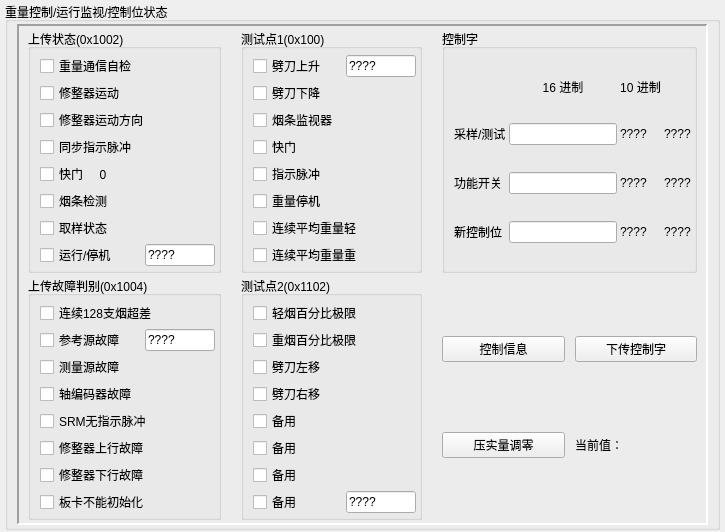
          <widget class="QWidget" name="page_4">
           <layout class="QVBoxLayout" name="verticalLayout_90">
            <property name="spacing">
             <number>6</number>
            </property>
            <property name="leftMargin">
             <number>5</number>
            </property>
            <property name="topMargin">
             <number>2</number>
            </property>
            <property name="rightMargin">
             <number>5</number>
            </property>
            <property name="bottomMargin">
             <number>2</number>
            </property>
            <item>
             <widget class="QGroupBox" name="groupBox_42">
              <property name="title">
               <string>重量控制/运行监视/控制位状态</string>
              </property>
              <layout class="QVBoxLayout" name="verticalLayout_91">
               <property name="topMargin">
                <number>2</number>
               </property>
               <property name="bottomMargin">
                <number>2</number>
               </property>
               <item>
                <widget class="QFrame" name="frameKZW">
                 <property name="frameShape">
                  <enum>QFrame::Panel</enum>
                 </property>
                 <property name="frameShadow">
                  <enum>QFrame::Sunken</enum>
                 </property>
                 <property name="lineWidth">
                  <number>2</number>
                 </property>
                 <layout class="QGridLayout" name="gridLayout_15">
                  <property name="topMargin">
                   <number>3</number>
                  </property>
                  <property name="bottomMargin">
                   <number>3</number>
                  </property>
                  <property name="horizontalSpacing">
                   <number>20</number>
                  </property>
                  <property name="verticalSpacing">
                   <number>3</number>
                  </property>
                  <item row="0" column="0">
                   <widget class="QGroupBox" name="groupBox_43">
                    <property name="title">
                     <string>上传状态(0x1002)</string>
                    </property>
                    <layout class="QVBoxLayout" name="verticalLayout_92">
                     <property name="spacing">
                      <number>3</number>
                     </property>
                     <property name="leftMargin">
                      <number>9</number>
                     </property>
                     <property name="topMargin">
                      <number>5</number>
                     </property>
                     <property name="rightMargin">
                      <number>3</number>
                     </property>
                     <property name="bottomMargin">
                      <number>3</number>
                     </property>
                     <item>
                      <widget class="QCheckBox" name="checkBox_46">
                       <property name="focusPolicy">
                        <enum>Qt::NoFocus</enum>
                       </property>
                       <property name="text">
                        <string>重量通信自检</string>
                       </property>
                      </widget>
                     </item>
                     <item>
                      <widget class="QCheckBox" name="checkBox_64">
                       <property name="focusPolicy">
                        <enum>Qt::NoFocus</enum>
                       </property>
                       <property name="text">
                        <string>修整器运动</string>
                       </property>
                      </widget>
                     </item>
                     <item>
                      <widget class="QCheckBox" name="checkBox_65">
                       <property name="focusPolicy">
                        <enum>Qt::NoFocus</enum>
                       </property>
                       <property name="text">
                        <string>修整器运动方向</string>
                       </property>
                      </widget>
                     </item>
                     <item>
                      <widget class="QCheckBox" name="checkBox_72">
                       <property name="focusPolicy">
                        <enum>Qt::NoFocus</enum>
                       </property>
                       <property name="text">
                        <string>同步指示脉冲</string>
                       </property>
                      </widget>
                     </item>
                     <item>
                      <widget class="QCheckBox" name="checkBox_73">
                       <property name="focusPolicy">
                        <enum>Qt::NoFocus</enum>
                       </property>
                       <property name="text">
                        <string>快门     0</string>
                       </property>
                      </widget>
                     </item>
                     <item>
                      <widget class="QCheckBox" name="checkBox_75">
                       <property name="focusPolicy">
                        <enum>Qt::NoFocus</enum>
                       </property>
                       <property name="text">
                        <string>烟条检测</string>
                       </property>
                      </widget>
                     </item>
                     <item>
                      <widget class="QCheckBox" name="checkBox_76">
                       <property name="focusPolicy">
                        <enum>Qt::NoFocus</enum>
                       </property>
                       <property name="text">
                        <string>取样状态</string>
                       </property>
                      </widget>
                     </item>
                     <item>
                      <layout class="QHBoxLayout" name="horizontalLayout_65">
                       <property name="spacing">
                        <number>20</number>
                       </property>
                       <item>
                        <widget class="QCheckBox" name="checkBox_79">
                         <property name="focusPolicy">
                          <enum>Qt::NoFocus</enum>
                         </property>
                         <property name="text">
                          <string>运行/停机</string>
                         </property>
                        </widget>
                       </item>
                       <item>
                        <widget class="QLineEdit" name="le1">
                         <property name="sizePolicy">
                          <sizepolicy hsizetype="Preferred" vsizetype="Fixed">
                           <horstretch>0</horstretch>
                           <verstretch>0</verstretch>
                          </sizepolicy>
                         </property>
                         <property name="minimumSize">
                          <size>
                           <width>70</width>
                           <height>0</height>
                          </size>
                         </property>
                         <property name="maximumSize">
                          <size>
                           <width>70</width>
                           <height>16777215</height>
                          </size>
                         </property>
                         <property name="text">
                          <string>????</string>
                         </property>
                        </widget>
                       </item>
                      </layout>
                     </item>
                    </layout>
                   </widget>
                  </item>
                  <item row="0" column="1">
                   <widget class="QGroupBox" name="groupBox_44">
                    <property name="title">
                     <string>测试点1(0x100)</string>
                    </property>
                    <layout class="QVBoxLayout" name="verticalLayout_94">
                     <property name="spacing">
                      <number>3</number>
                     </property>
                     <property name="leftMargin">
                      <number>9</number>
                     </property>
                     <property name="topMargin">
                      <number>5</number>
                     </property>
                     <property name="rightMargin">
                      <number>3</number>
                     </property>
                     <property name="bottomMargin">
                      <number>3</number>
                     </property>
                     <item>
                      <layout class="QHBoxLayout" name="horizontalLayout_67">
                       <property name="spacing">
                        <number>20</number>
                       </property>
                       <item>
                        <widget class="QCheckBox" name="checkBox_80">
                         <property name="focusPolicy">
                          <enum>Qt::NoFocus</enum>
                         </property>
                         <property name="text">
                          <string>劈刀上升</string>
                         </property>
                        </widget>
                       </item>
                       <item>
                        <widget class="QLineEdit" name="le3">
                         <property name="sizePolicy">
                          <sizepolicy hsizetype="Fixed" vsizetype="Fixed">
                           <horstretch>0</horstretch>
                           <verstretch>0</verstretch>
                          </sizepolicy>
                         </property>
                         <property name="minimumSize">
                          <size>
                           <width>70</width>
                           <height>0</height>
                          </size>
                         </property>
                         <property name="maximumSize">
                          <size>
                           <width>70</width>
                           <height>16777215</height>
                          </size>
                         </property>
                         <property name="text">
                          <string>????</string>
                         </property>
                        </widget>
                       </item>
                      </layout>
                     </item>
                     <item>
                      <widget class="QCheckBox" name="checkBox_81">
                       <property name="focusPolicy">
                        <enum>Qt::NoFocus</enum>
                       </property>
                       <property name="text">
                        <string>劈刀下降</string>
                       </property>
                      </widget>
                     </item>
                     <item>
                      <widget class="QCheckBox" name="checkBox_82">
                       <property name="focusPolicy">
                        <enum>Qt::NoFocus</enum>
                       </property>
                       <property name="text">
                        <string>烟条监视器</string>
                       </property>
                      </widget>
                     </item>
                     <item>
                      <widget class="QCheckBox" name="checkBox_83">
                       <property name="focusPolicy">
                        <enum>Qt::NoFocus</enum>
                       </property>
                       <property name="text">
                        <string>快门</string>
                       </property>
                      </widget>
                     </item>
                     <item>
                      <widget class="QCheckBox" name="checkBox_84">
                       <property name="focusPolicy">
                        <enum>Qt::NoFocus</enum>
                       </property>
                       <property name="text">
                        <string>指示脉冲</string>
                       </property>
                      </widget>
                     </item>
                     <item>
                      <widget class="QCheckBox" name="checkBox_85">
                       <property name="focusPolicy">
                        <enum>Qt::NoFocus</enum>
                       </property>
                       <property name="text">
                        <string>重量停机</string>
                       </property>
                      </widget>
                     </item>
                     <item>
                      <widget class="QCheckBox" name="checkBox_86">
                       <property name="focusPolicy">
                        <enum>Qt::NoFocus</enum>
                       </property>
                       <property name="text">
                        <string>连续平均重量轻</string>
                       </property>
                      </widget>
                     </item>
                     <item>
                      <widget class="QCheckBox" name="checkBox_87">
                       <property name="focusPolicy">
                        <enum>Qt::NoFocus</enum>
                       </property>
                       <property name="text">
                        <string>连续平均重量重</string>
                       </property>
                      </widget>
                     </item>
                    </layout>
                   </widget>
                  </item>
                  <item row="0" column="2">
                   <widget class="QGroupBox" name="groupBox_47">
                    <property name="title">
                     <string>控制字</string>
                    </property>
                    <layout class="QGridLayout" name="gridLayout_17">
                     <property name="leftMargin">
                      <number>9</number>
                     </property>
                     <property name="topMargin">
                      <number>5</number>
                     </property>
                     <property name="rightMargin">
                      <number>3</number>
                     </property>
                     <property name="bottomMargin">
                      <number>3</number>
                     </property>
                     <property name="spacing">
                      <number>3</number>
                     </property>
                     <item row="0" column="1">
                      <widget class="QLabel" name="label_126">
                       <property name="sizePolicy">
                        <sizepolicy hsizetype="Preferred" vsizetype="Fixed">
                         <horstretch>0</horstretch>
                         <verstretch>0</verstretch>
                        </sizepolicy>
                       </property>
                       <property name="text">
                        <string>16 进制</string>
                       </property>
                       <property name="alignment">
                        <set>Qt::AlignCenter</set>
                       </property>
                      </widget>
                     </item>
                     <item row="0" column="2">
                      <widget class="QLabel" name="label_127">
                       <property name="text">
                        <string>10 进制</string>
                       </property>
                       <property name="alignment">
                        <set>Qt::AlignCenter</set>
                       </property>
                      </widget>
                     </item>
                     <item row="1" column="0">
                      <widget class="QLabel" name="label_128">
                       <property name="text">
                        <string>采样/测试</string>
                       </property>
                      </widget>
                     </item>
                     <item row="1" column="1">
                      <widget class="QLineEdit" name="le5"/>
                     </item>
                     <item row="1" column="2">
                      <widget class="QLabel" name="label1">
                       <property name="text">
                        <string>????</string>
                       </property>
                      </widget>
                     </item>
                     <item row="1" column="3">
                      <widget class="QLabel" name="label2">
                       <property name="text">
                        <string>????</string>
                       </property>
                      </widget>
                     </item>
                     <item row="2" column="0">
                      <widget class="QLabel" name="label_133">
                       <property name="text">
                        <string>功能开关</string>
                       </property>
                      </widget>
                     </item>
                     <item row="2" column="1">
                      <widget class="QLineEdit" name="le6"/>
                     </item>
                     <item row="2" column="2">
                      <widget class="QLabel" name="label3">
                       <property name="text">
                        <string>????</string>
                       </property>
                      </widget>
                     </item>
                     <item row="2" column="3">
                      <widget class="QLabel" name="label4">
                       <property name="text">
                        <string>????</string>
                       </property>
                      </widget>
                     </item>
                     <item row="3" column="0">
                      <widget class="QLabel" name="label_134">
                       <property name="text">
                        <string>新控制位</string>
                       </property>
                      </widget>
                     </item>
                     <item row="3" column="1">
                      <widget class="QLineEdit" name="le7"/>
                     </item>
                     <item row="3" column="2">
                      <widget class="QLabel" name="label5">
                       <property name="text">
                        <string>????</string>
                       </property>
                      </widget>
                     </item>
                     <item row="3" column="3">
                      <widget class="QLabel" name="label6">
                       <property name="text">
                        <string>????</string>
                       </property>
                      </widget>
                     </item>
                    </layout>
                   </widget>
                  </item>
                  <item row="1" column="0">
                   <widget class="QGroupBox" name="groupBox_45">
                    <property name="title">
                     <string>上传故障判别(0x1004)</string>
                    </property>
                    <layout class="QVBoxLayout" name="verticalLayout_93">
                     <property name="spacing">
                      <number>3</number>
                     </property>
                     <property name="leftMargin">
                      <number>9</number>
                     </property>
                     <property name="topMargin">
                      <number>5</number>
                     </property>
                     <property name="rightMargin">
                      <number>3</number>
                     </property>
                     <property name="bottomMargin">
                      <number>3</number>
                     </property>
                     <item>
                      <widget class="QCheckBox" name="checkBox_88">
                       <property name="focusPolicy">
                        <enum>Qt::NoFocus</enum>
                       </property>
                       <property name="text">
                        <string>连续128支烟超差</string>
                       </property>
                      </widget>
                     </item>
                     <item>
                      <layout class="QHBoxLayout" name="horizontalLayout_66">
                       <property name="spacing">
                        <number>20</number>
                       </property>
                       <item>
                        <widget class="QCheckBox" name="checkBox_89">
                         <property name="focusPolicy">
                          <enum>Qt::NoFocus</enum>
                         </property>
                         <property name="text">
                          <string>参考源故障</string>
                         </property>
                        </widget>
                       </item>
                       <item>
                        <widget class="QLineEdit" name="le2">
                         <property name="sizePolicy">
                          <sizepolicy hsizetype="Preferred" vsizetype="Fixed">
                           <horstretch>0</horstretch>
                           <verstretch>0</verstretch>
                          </sizepolicy>
                         </property>
                         <property name="minimumSize">
                          <size>
                           <width>70</width>
                           <height>0</height>
                          </size>
                         </property>
                         <property name="maximumSize">
                          <size>
                           <width>70</width>
                           <height>16777215</height>
                          </size>
                         </property>
                         <property name="text">
                          <string>????</string>
                         </property>
                        </widget>
                       </item>
                      </layout>
                     </item>
                     <item>
                      <widget class="QCheckBox" name="checkBox_90">
                       <property name="focusPolicy">
                        <enum>Qt::NoFocus</enum>
                       </property>
                       <property name="text">
                        <string>测量源故障</string>
                       </property>
                      </widget>
                     </item>
                     <item>
                      <widget class="QCheckBox" name="checkBox_91">
                       <property name="focusPolicy">
                        <enum>Qt::NoFocus</enum>
                       </property>
                       <property name="text">
                        <string>轴编码器故障</string>
                       </property>
                      </widget>
                     </item>
                     <item>
                      <widget class="QCheckBox" name="checkBox_92">
                       <property name="focusPolicy">
                        <enum>Qt::NoFocus</enum>
                       </property>
                       <property name="text">
                        <string>SRM无指示脉冲</string>
                       </property>
                      </widget>
                     </item>
                     <item>
                      <widget class="QCheckBox" name="checkBox_93">
                       <property name="focusPolicy">
                        <enum>Qt::NoFocus</enum>
                       </property>
                       <property name="text">
                        <string>修整器上行故障</string>
                       </property>
                      </widget>
                     </item>
                     <item>
                      <widget class="QCheckBox" name="checkBox_94">
                       <property name="focusPolicy">
                        <enum>Qt::NoFocus</enum>
                       </property>
                       <property name="text">
                        <string>修整器下行故障</string>
                       </property>
                      </widget>
                     </item>
                     <item>
                      <widget class="QCheckBox" name="checkBox_95">
                       <property name="focusPolicy">
                        <enum>Qt::NoFocus</enum>
                       </property>
                       <property name="text">
                        <string>板卡不能初始化</string>
                       </property>
                      </widget>
                     </item>
                    </layout>
                   </widget>
                  </item>
                  <item row="1" column="1">
                   <widget class="QGroupBox" name="groupBox_46">
                    <property name="title">
                     <string>测试点2(0x1102)</string>
                    </property>
                    <layout class="QVBoxLayout" name="verticalLayout_95">
                     <property name="spacing">
                      <number>3</number>
                     </property>
                     <property name="leftMargin">
                      <number>9</number>
                     </property>
                     <property name="topMargin">
                      <number>5</number>
                     </property>
                     <property name="rightMargin">
                      <number>3</number>
                     </property>
                     <property name="bottomMargin">
                      <number>3</number>
                     </property>
                     <item>
                      <widget class="QCheckBox" name="checkBox_96">
                       <property name="focusPolicy">
                        <enum>Qt::NoFocus</enum>
                       </property>
                       <property name="text">
                        <string>轻烟百分比极限</string>
                       </property>
                      </widget>
                     </item>
                     <item>
                      <widget class="QCheckBox" name="checkBox_97">
                       <property name="focusPolicy">
                        <enum>Qt::NoFocus</enum>
                       </property>
                       <property name="text">
                        <string>重烟百分比极限</string>
                       </property>
                      </widget>
                     </item>
                     <item>
                      <widget class="QCheckBox" name="checkBox_98">
                       <property name="focusPolicy">
                        <enum>Qt::NoFocus</enum>
                       </property>
                       <property name="text">
                        <string>劈刀左移</string>
                       </property>
                      </widget>
                     </item>
                     <item>
                      <widget class="QCheckBox" name="checkBox_99">
                       <property name="focusPolicy">
                        <enum>Qt::NoFocus</enum>
                       </property>
                       <property name="text">
                        <string>劈刀右移</string>
                       </property>
                      </widget>
                     </item>
                     <item>
                      <widget class="QCheckBox" name="checkBox_100">
                       <property name="focusPolicy">
                        <enum>Qt::NoFocus</enum>
                       </property>
                       <property name="text">
                        <string>备用</string>
                       </property>
                      </widget>
                     </item>
                     <item>
                      <widget class="QCheckBox" name="checkBox_101">
                       <property name="focusPolicy">
                        <enum>Qt::NoFocus</enum>
                       </property>
                       <property name="text">
                        <string>备用</string>
                       </property>
                      </widget>
                     </item>
                     <item>
                      <widget class="QCheckBox" name="checkBox_102">
                       <property name="focusPolicy">
                        <enum>Qt::NoFocus</enum>
                       </property>
                       <property name="text">
                        <string>备用</string>
                       </property>
                      </widget>
                     </item>
                     <item>
                      <layout class="QHBoxLayout" name="horizontalLayout_68">
                       <property name="spacing">
                        <number>20</number>
                       </property>
                       <item>
                        <widget class="QCheckBox" name="checkBox_103">
                         <property name="focusPolicy">
                          <enum>Qt::NoFocus</enum>
                         </property>
                         <property name="text">
                          <string>备用</string>
                         </property>
                        </widget>
                       </item>
                       <item>
                        <widget class="QLineEdit" name="le4">
                         <property name="sizePolicy">
                          <sizepolicy hsizetype="Preferred" vsizetype="Fixed">
                           <horstretch>0</horstretch>
                           <verstretch>0</verstretch>
                          </sizepolicy>
                         </property>
                         <property name="minimumSize">
                          <size>
                           <width>70</width>
                           <height>0</height>
                          </size>
                         </property>
                         <property name="maximumSize">
                          <size>
                           <width>70</width>
                           <height>16777215</height>
                          </size>
                         </property>
                         <property name="text">
                          <string>????</string>
                         </property>
                        </widget>
                       </item>
                      </layout>
                     </item>
                    </layout>
                   </widget>
                  </item>
                  <item row="1" column="2">
                   <layout class="QGridLayout" name="gridLayout_18">
                    <property name="spacing">
                     <number>10</number>
                    </property>
                    <item row="0" column="0">
                     <widget class="QPushButton" name="pb_ctrl">
                      <property name="sizePolicy">
                       <sizepolicy hsizetype="Preferred" vsizetype="Fixed">
                        <horstretch>0</horstretch>
                        <verstretch>0</verstretch>
                       </sizepolicy>
                      </property>
                      <property name="text">
                       <string>控制信息</string>
                      </property>
                     </widget>
                    </item>
                    <item row="0" column="1">
                     <widget class="QPushButton" name="pb_xc">
                      <property name="sizePolicy">
                       <sizepolicy hsizetype="Preferred" vsizetype="Fixed">
                        <horstretch>0</horstretch>
                        <verstretch>0</verstretch>
                       </sizepolicy>
                      </property>
                      <property name="text">
                       <string>下传控制字</string>
                      </property>
                     </widget>
                    </item>
                    <item row="1" column="0">
                     <widget class="QPushButton" name="pb_tl">
                      <property name="sizePolicy">
                       <sizepolicy hsizetype="Preferred" vsizetype="Fixed">
                        <horstretch>0</horstretch>
                        <verstretch>0</verstretch>
                       </sizepolicy>
                      </property>
                      <property name="text">
                       <string>压实量调零</string>
                      </property>
                     </widget>
                    </item>
                    <item row="1" column="1">
                     <widget class="QLabel" name="label_dqz">
                      <property name="text">
                       <string>当前值：</string>
                      </property>
                     </widget>
                    </item>
                   </layout>
                  </item>
                 </layout>
                </widget>
               </item>
              </layout>
             </widget>
            </item>
           </layout>
          </widget>
